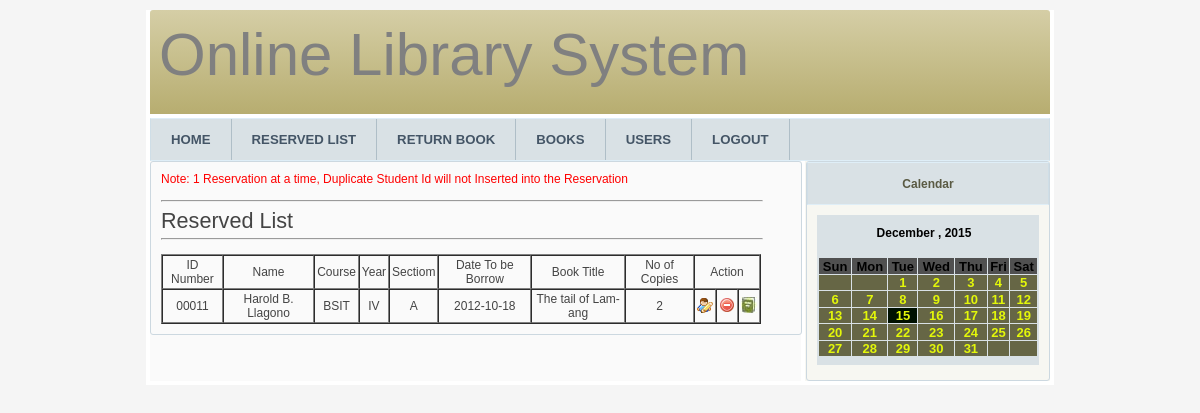
The app's page /reservedlist.php (signed in) with its own data.
### tables this page shows
CREATE TABLE IF NOT EXISTS `reserve_books` (
  `transaction_id` int(11) NOT NULL AUTO_INCREMENT,
  `id_number` varchar(50) NOT NULL,
  `name` varchar(50) NOT NULL,
  `course` varchar(50) NOT NULL,
  `year` varchar(50) NOT NULL,
  `section` varchar(50) NOT NULL,
  `date_tobe_borrow` varchar(50) NOT NULL,
  `book_title` varchar(50) NOT NULL,
  `no_copies` varchar(50) NOT NULL,
  PRIMARY KEY (`transaction_id`)
);

### reservedlist.php (the view, shortened to what this page needs)
<!DOCTYPE html PUBLIC "-//W3C//DTD XHTML 1.1//EN" "http://www.w3.org/TR/xhtml11/DTD/xhtml11.dtd">
<html xmlns="http://www.w3.org/1999/xhtml">
<head>
<link rel="stylesheet" type="text/css" href="css/style.css" media="screen"/>
<link rel="stylesheet" type="text/css" href="css/style.css" media="screen"/>
</head>
<body>
<div class="container">
<?php
	include("library/header.php");
?>
	<div class="main">
		<div class="navigation">
		<a href="index.php">HOME</a>
		<a href="reservedlist.php">RESERVED LIST</a>
		<a href="returnbook.php">RETURN BOOK</a>
		<a href="books.php">BOOKS</a>
		<a href="userslist.php">USERS</a>
		<a href="logout.php">LOGOUT</a>
		</div>
		<div class="content">
			<div class="node">
			<div class="menu">
<font color=red>Note: 1 Reservation at a time, Duplicate Student Id will not Inserted into the Reservation</font>
<br>
<br>
<hr width="600">
<strong><h1>Reserved List</h1></strong>
<hr width="600">
<br>
			<?php
 $sql = mysql_query("select * from reserve_books")
   or die('Error in query : $sql. ' .mysql_error());
if (mysql_num_rows($sql) > 0)
{
	echo "<table border='1' cellspacing='0' cellpadding='10' class='table' width='600'>";
	echo "<td>ID Number</td>";
	echo "<td>Name</td>";
	echo "<td>Course</td>";
	echo "<td>Year</td>";
	echo "<td>Sectiom</td>";
	echo "<td>Date To be Borrow</td>";
	echo "<td>Book Title</td>";
	echo "<td>No of Copies</td>";
	echo "<td colspan='3'>Action</td>";
	echo "<tr>";
		}
else
	echo "No Reserved Book from the Database!";
while ($row = mysql_fetch_array($sql))
	{
	echo "<tr>";
	echo "<td>".$row['id_number']."</td>";
	echo "<td>".$row['name']."</td>";
	echo "<td>".$row['course']."</td>";
	echo "<td>".$row['year']."</td>";
	echo "<td>".$row['section']."</td>";
	echo "<td>".$row['date_tobe_borrow']."</td>";
	echo "<td>".$row['book_title']."</td>";
	echo "<td>".$row['no_copies']."</td>
	<td title ='Edit'><a href=\"editreserved.php?id_number=$row[id_number]\"><center><img src='img/edit.png'></center></a></td>
	<td title ='Delete'><a href=\"deletereserved.php?id_number=$row[id_number]\"><center><img src='img/delete.png'></center></a></td>
	<td title ='Borrow'><a href='borrowreserve.php?id_number=".$row['id_number']."&name=".$row['name']."&course=".$row['course']."&year=".$row['year']."&section=".$row['section']."&dob=".$row['date_tobe_borrow']."&book_title=".$row['book_title']."&copies=".$row['no_copies']."'><center><img src='img/brow.png'></center></a></td>";
}
?>
</table>
	</div>
	</div>
	  </div>
<div class="sidenav">
		<div class="right-menu">
		<h2>Calendar</h2>
		</div>
	<div class="right-content">
		<?php include("library/calendar.php");?>
</table>
</td>
</tr>
</table>
	</div>
</div>
	</div>
	</div>
</body>
</html>

### css/style.css (style rules this page uses)
html { min-height: 100%; }
* { margin: 0; padding: 0; }
a { color: #3b5998; text-decoration:none; }
body { background-color:whiteSmoke; color: #444; font: normal 62.5% Tahoma,sans-serif; }
h1 { font: normal 1.8em Tahoma,sans-serif; margin-bottom: 4px; }
h1,h2,h3 { padding-top: 6px; }
.container { background: #FFF; font-size: 1.2em; margin: 0 auto; padding: 0 4px 4px; width: 900px; }
.navigation { background: #D9E1E5 url(../img/nav.gif); border: 1px solid #DFEEF7; border-color: #DFEEF7 #CFDEE7; height: 41px; }
.navigation a { background: #D9E1E5 url(../img/nav.gif); border-right: 1px solid #AFBEC7; color: #456; display: block; float: left; font: bold 1.1em sans-serif; line-height: 41px; padding: 0 20px; text-decoration: none; }
.main { border-top: 4px solid #FFF; background: url(../img/bgmain.gif) repeat-y; }
.sidenav { float: right; width: 210px; padding-right:32px; border:1px solid #CCD8E0; border-radius:3px 3px 3px 3px; }
.sidenav .right-menu { width:240px; text-align:center; background: #D9E1E5 url(img/nav.gif); border: 1px solid #DFEEF7; border-color: #DFEEF7 #CFDEE7; height: 41px; }
.sidenav h2 { color: #5A5A43; font-size: 1em; line-height: 30px; margin: 0; }
.sidenav .right-content { margin:10px; padding-bottom:5px; }
.content { float: left; margin: 0px 0 5px 0; width: 650px; height:auto; }
.node { border:1px solid #CCD8E0; padding:10px; border-radius:3px 3px 3px 3px; margin-bottom:5px; width:630px; }
.menu { width:620px; }
.table { text-align:center; }
.table td { text-align:center; padding:2px; }

### records on screen
reserve_books: id_number "00011", name "Harold B. Llagono", course "BSIT", year "IV", section "A", date_tobe_borrow "2012-10-18", book_title "The tail of Lam-ang", no_copies "2"

### other values on screen
$monnn "December"
$year "2015"
